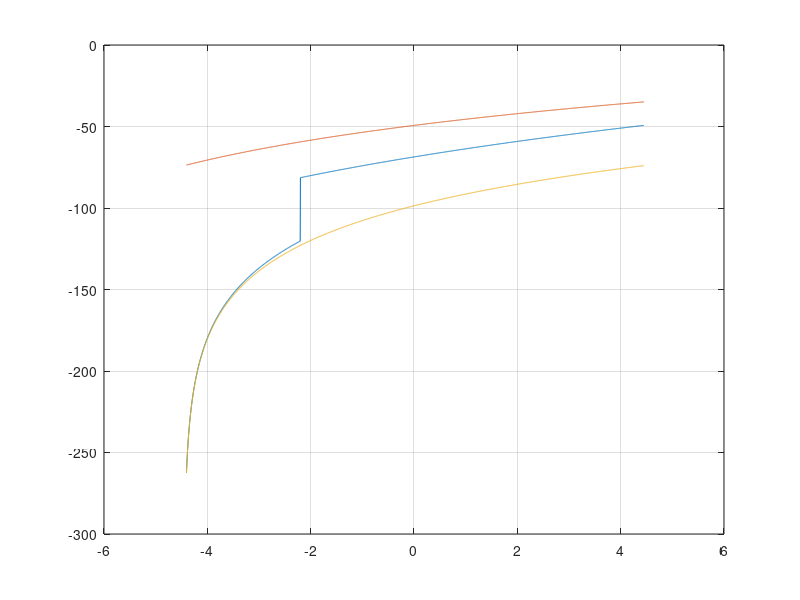

This chart was generated by the following MATLAB code: (Note: this script raises an error after producing the figure.)
%% Main Code for Continuous-Time Version of Payment-Chain Model
% Uses Implicit Finite Difference
% (c) Bigio et al
%
% October 2025
% Main block happens here
% written by S. Bigio
clear; close all;
%  nameplot = 'rsp';

%% Running Preferences
plotiter=1;

%% Optimization Conditions (create subroutine)
tol_dyn = 1e-8;
tol     = 1e-4;
cond    = 2*tol;
options = optimset('TolFun',1e-6,'Display','iter'); % At Optimization
%options_dyn=optimset('Algorithm',{'levenberg-marquardt',0.01},'MaxFunEvals',10*T,'MaxIter',400,'TolFun',tol_dyn,'Display','iter');
% options_dyn=optimset('Algorithm','trust-region-dogleg','MaxFunEvals',1000,'MaxIter',400,'TolFun',tol_dyn,'Display','iter');

%% Parameters (create subroutine)
% Model Parameters - Preferences and Technology
freq    = 1     ; % 1 year over freqency
gamma   = 1     ; % agent's risk aversion
rho     = 0.0281; % agent's individual discount rates; target: 1% (quarterly)
q       = 2     ; % high-price values

% Bliss point
c_bliss = 0; 

% Production Function
alpha=0.5; % DRS
f=@(k) k.^(alpha)  ;
f_inv=@(x) x.^(1/alpha);
f_p=@(k) alpha*k.^(alpha-1); % f prime
f_pinv=@(f) (f/alpha).^(1/(alpha-1)); % f prime
pi_opt=@(q) f(f_pinv(q))-q.*f_pinv(q);

% Borrowing Limit - nominal
pi_1=pi_opt(q);

scale=2; % -> bad coding! move up
s_bl  = -1/scale*0.99*pi_1/rho       ;  % "soft constraint"
s_max  = (pi_1/rho)*1  ;  % debt limit
s_bar = scale*s_bl;

% Vectorizations
mu_w    = (pi_1)';
% sigma_w = [s1 s2]';

% [1.ba] Guesses
% rs_o  = 0.01;%rho-rsp_ss-2e-2;
% T_o   = 1/2;

% [IV] Functional Forms 
% Utility Functions
if gamma~=1
    URF=@(c) ((c-c_bliss).^(1-gamma)-1)/(1-gamma); % Utility Return Function
    Uprime=@(c) (c-c_bliss).^(-gamma); % Utility Return Function
else
    URF=@(c)   log(c-c_bliss); % Utility Return Function
    Uprime=@(c) (c-c_bliss).^(-1); % Utility Return Function
end
Upinv=@(dv) dv.^(-1/gamma)+c_bliss;              % Utility Return Function

% Saving parameters
parameters.gamma=gamma;



%% Discretization Preferences
% Approximate Amount of grid points
N     = 2000      ;  % Number of Gridpoints in Real Wealth Space

% State-Space Grid
dt     = 1/12     ; % Double check code for dt.


%%%%%%%%%%%%%%%%%%%%%%%%%%%%%%%%%%%%%%%%%%%%%%%%%%%%%%%%%%%%%%%%%%%%%%%%%%%
%% Discretization Block
%%%%%%%%%%%%%%%%%%%%%%%%%%%%%%%%%%%%%%%%%%%%%%%%%%%%%%%%%%%%%%%%%%%%%%%%%%%
% Savings space and consumption space Gus
s_vec      = linspace(s_bar, s_max,N)'        ; 
ds         = s_vec(2)-s_vec(1); ds_check=(s_max-s_bar)/(N-1);
s_bl_index = (s_vec<=s_bl);

% Compute Savers
index_o=find(s_vec>=0,1,'first')          ;

% Initialized Variables
% mu_ss    = zeros(1,N); % Drift at Steady State
% sigma_ss = zeros(1,N); % Volatility at Steady State

% addpath(genpath([cd '/Codes2']));

% Variables defined as global come in
% MPCC_globals;

% Initial Guess for consumption vector
% p  = inputs.p;
rs      = rho;

% Ttransf = X(2);
% Ttransf=0;
% transratio = X(2);

% [1] Solve for Steady State for each case
% Construct Interest Rate Vector
r_vec=ones(N,1)*rs  ; % Initialize i
% r_vec(s_vec<=0)=rs; % pin down value
q_vec=ones(N,1); 
q_vec(s_bl_index)=q; 
w1=pi_opt(q_vec);

% Initial conjecture for value
c_guess = (w1+r_vec.*s_vec)./q_vec;
distance= s_vec-min(s_vec);
weights = exp(-0.1*distance)./(0.5+0.5*exp(-0.1*distance));
V       = ((1-weights).*URF(w1+r_vec.*s_vec)+(weights).*URF((w1+r_vec.*s_vec)/q))/rho;
V_bar   = URF(max(w1)+r_vec.*s_vec)/rho;
V_ubar  = URF((min(w1)+r_vec.*s_vec)/q)/rho;

figure('Name','Guess')
plot(s_vec,V); grid on; hold on;
plot(s_vec,V_bar);
plot(s_vec,V_ubar);

%% Main Step For solution
cond=2*tol;
iter = 0;
dvF = zeros(N,1); dvB = zeros(N,1);

while cond>tol % value function iteration
    V_in = V;
    
    % SB note: document here:
    ss   = find(s_bl_index,1,'last');
    HJBupdate;    
    
    [V,A]=HJB_implicit(V_in,U,s_vec,muF,muB,rho,Ib,If,dt);    
    
    % Update condition
    cond=max(abs(V./V_in-1));
    cond

    % Plot if needed
    if plotiter==1
        plot(s_vec,V); drawnow; hold on;
    end
    iter=iter+1; 
end

% Plot Value Function
figure('Name','Value Function')
plot(s_vec,V); grid on; hold on;
plot(s_vec,V_bar);
plot(s_vec,V_ubar);
 
% Colecting Steady State Objects
c_ss     = c     ;
muF_ss   = muF   ;
muB_ss   = muB   ;
V_ss     = V     ;



%% Analytic Solution
% % Solve v_bar
% c_star=w1+rs*s_bl;
% RHS_vbar=@(v) (rho+log(q)+log(c_star)+log(v))/(w1+rho*s_bl);
% fplot(@(x) RHS_vbar(x),[0,2]);v_bar=fsolve(@(v) RHS_vbar(v)-v,1);
% 
% % Compare these with paper and pencil solution. How do they look?
% % solve particular case:
% 
% c_back=fsolve(@(c) Uprime(c)/q-(URF(c_star)-URF(c))/(w1-q*c+rho*s_bl),w1/25);
% c_drop=c_back;
% 
% figure('Name','Consumption')
% plot(s_vec,c); hold on;
% plot(s_vec,c*0+c_back,'k--'); hold on;
% axis tight; grid on;







%% Steady State Solution
function res=MPCC_solve_steady(X,inputs)
% Variables defined as global come in
MPCC_globals;

% Initial Guess for consumption vector
p  = inputs.p;
rs      = X(1);
% Ttransf = X(2);
% Ttransf=0;


% [1] Solve for Steady State for each case
% Construct Interest Rate Vector
r_vec=s_vec*0+rs       ; % Initialize i
r_vec(s_vec<=0)=rs+rsp_ss; % pin down value

% Initial conjecture for value
c_guess = w1+r_vec.*s_vec;
V       = URF(c_guess)/rho;

% Calls the Solver
MPCC_steady;

% Pick a clearing condition to solve
if strcmp(clearcond,'Y');
    res=Z_Y_ss;
elseif strcmp(clearcond,'S');
    res=Z_S_ss;
end
% res(2)  = Z_T_ss;

end

%% HJB_implicit
function [V,A]=HJB_implicit(V_in,U,s,muF,muB,rho,Ib,If,Delta)

% Vectorization
N = length(s)         ; % Length
ds = s(2)-s(1);

% Plus diagonal
MU  = If.*muF;
DU  = (MU)/ds   ; % Negative from right of HJB 

% Minus Diagonal Terms
MD = -Ib.*muB;
DD = (MD)/ds     ; % Negative from right of HJB

% On Diagonal Terms
D0 = -DU-DD;

% Making it Compatible with Sparse Matrix Notation
DU = [0; DU(1:end-1)];
DD = [DD(2:end); 0];

A  = spdiags([DD D0 DU],-1:1,N,N);

V = (speye(N)*(1/Delta+rho)-A)\(U+V_in/Delta);

end